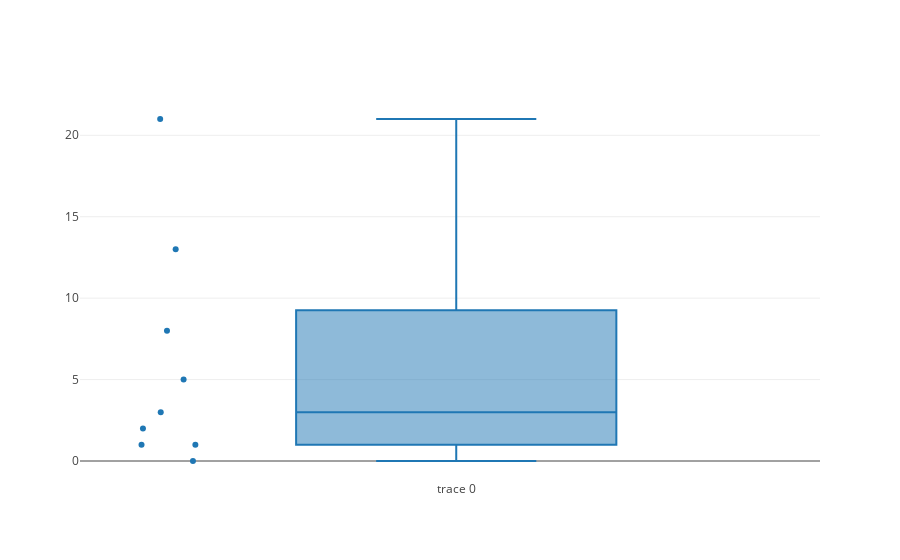

Source (notebook cell):
### Code cell
data = [
    go.Box(
        y=[0, 1, 1, 2, 3, 5, 8, 13, 21],
        boxpoints='all',
        jitter=0.3,
        pointpos=-1.8
    )
]
pyo.iplot(data, filename='box.html')

### Figure 1 — Plotly figure (JSON) as saved in the notebook; plotly's stock layout.template omitted (floating-point values rounded to 4 significant figures)
{"data": [{"boxpoints": "all", "jitter": 0.3, "pointpos": -1.8, "type": "box", "uid": "4fe6067a-ac38-42d3-bfde-99a0d933e09a", "y": [0, 1, 1, 2, 3, 5, 8, 13, 21]}], "layout": {}}
